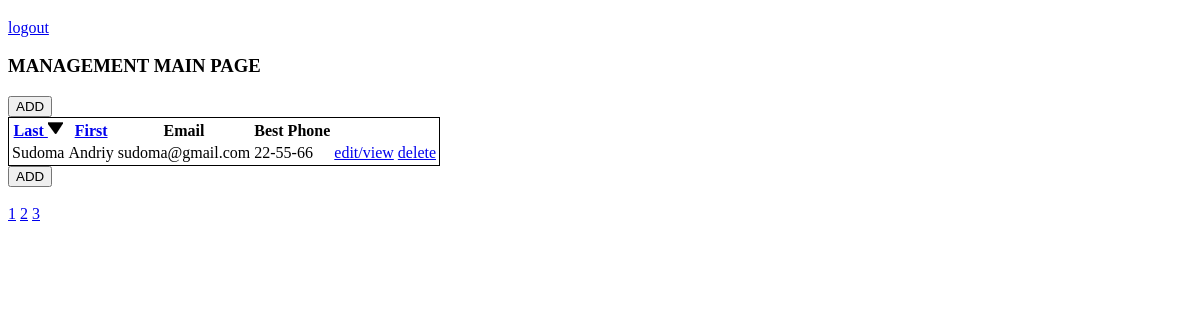
The page /contacts.php?activePage=3&sortBy=lastname&sortTurn=ASC&noSort=false on the database its author committed.
### tables this page shows
CREATE TABLE IF NOT EXISTS `contacts` (
  `id` int(11) unsigned NOT NULL AUTO_INCREMENT,
  `firstname` varchar(255) NOT NULL,
  `lastname` varchar(255) NOT NULL,
  `email` varchar(255) NOT NULL,
  `home_phone` varchar(255) NOT NULL,
  `work_phone` varchar(255) NOT NULL,
  `cell_phone` varchar(255) NOT NULL,
  `best_phone` varchar(10) NOT NULL,
  `adress1` varchar(255) NOT NULL,
  `adress2` varchar(255) NOT NULL,
  `city` varchar(255) NOT NULL,
  `state` varchar(255) NOT NULL,
  `zip` varchar(255) NOT NULL,
  `country` varchar(255) NOT NULL,
  `birthday` date NOT NULL,
  PRIMARY KEY (`id`)
);

### www/includes/functions.php (called while the page is built, shortened)
<?php
function getContacts($activePage, $sortBy, $sortTurn, $noSort){
	include_once ('dbConnection.php');
	$_POST['numberOfContacts'] = count(mysqli_fetch_all($conn->query("SELECT * FROM contacts"), MYSQLI_ASSOC));
	$limitFrom = ($activePage*MAX_ON_PAGE)-MAX_ON_PAGE;
	$limitTo = MAX_ON_PAGE;
	if ($activePage < 1){
		$query = "SELECT * FROM contacts ORDER BY ".$_POST['sortBy']." ".$_POST['sortTurn']." LIMIT 0, ". $limitTo;
	}else{
		$query = "SELECT * FROM contacts ORDER BY ".$_POST['sortBy']." ".$_POST['sortTurn']." LIMIT ".$limitFrom.", ".$limitTo;
	};
    $result = $conn->query($query);
    return mysqli_fetch_all($result, MYSQLI_ASSOC);
};

### www/contacts.php (the view, shortened to what this page needs)
<!DOCTYPE html>
<html>
	<head>
		<link rel="stylesheet" href="css/main.css">
	</head>
	<body>
		<?php
			include_once("includes/functions.php");
			$contacts = getContacts($_GET['activePage'], $_GET['sortBy'], $_GET['sortTurn'], $_GET['noSort']);
		?>
		<a href='logout.php'>logout</a>
		<h3>MANAGEMENT MAIN PAGE</h3>
		<form action="controller.php" method="post">
			<input type="submit" name="addNewContact" value="ADD"></br>
			<table style="border: 1px solid">
				<tr>
					<th><a href="contacts.php?
							activePage=<?php echo $_GET['activePage']?>&
							sortBy=lastname&
							sortTurn=<?php echo $_POST['sortTurn']?>">Last
								<?php
									if ($_POST['sortBy'] == "lastname" && $_POST['sortTurn'] == "DESC"){
										echo "<img src='img/DESC.png' />";
									}else
									if ($_POST['sortBy'] == "lastname" && $_POST['sortTurn'] == "ASC"){
										echo "<img src='img/ASC.png' />";
									};
								?>
						</a></th>
					<th><a href="contacts.php?
							activePage=<?php echo $_GET['activePage']?>&
							sortBy=firstname&
							sortTurn=<?php echo $_POST['sortTurn']?>">First
						</a></th>
					<th>Email</th>
					<th>Best Phone</th>
				</tr>
				<?php foreach ($contacts as $v) {?>
					<tr>
						<td><?php echo $v['lastname']?></td>
						<td><?php echo $v['firstname']?></td>
						<td><?php echo $v['email']?></td>
						<td><?php switch ($v['best_phone']) {
									case "home_phone":
										echo $v['home_phone'];
										break;
								};?></td>
						<?php $contactId = $v['id'];?>
						<td><a href='edit.php?editId=<?php echo $contactId?>'>edit/view</a></td>
						<td><a href='controller.php?deleteId=<?php echo $contactId?>'>delete</a></td>
					</tr>
				<?php }?>
			</table>
			<input type="submit" name="addNewContact" value="ADD"></br></br>
			<?php
			$maxPages = ceil($_POST['numberOfContacts']/MAX_ON_PAGE);
			$temp = 1;
			while ($temp <= $maxPages) {
				?>
				<a href='contacts.php?
						activePage=<?php echo $temp?>&
						sortBy=<?php echo $_POST['sortBy']?>&
						sortTurn=<?php echo $_POST['sortTurn']?>&
						noSort=false'><?php echo $temp?></a>
				<?php
				$temp++;
			};
			?>
		</form>
	</body>
</html>

### www/css/main.css (style rules this page uses)
form { float:left; }

### rows shown on the page
contacts: lastname "Sudoma", firstname "Andriy", email "sudoma@gmail.com", home_phone "22-55-66"
